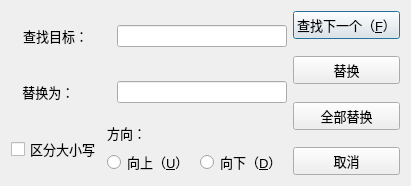
<?xml version="1.0" encoding="UTF-8"?>
<ui version="4.0">
 <class>ReplaceDialog</class>
 <widget class="QDialog" name="ReplaceDialog">
  <property name="geometry">
   <rect>
    <x>0</x>
    <y>0</y>
    <width>318</width>
    <height>168</height>
   </rect>
  </property>
  <property name="sizePolicy">
   <sizepolicy hsizetype="Preferred" vsizetype="Preferred">
    <horstretch>0</horstretch>
    <verstretch>0</verstretch>
   </sizepolicy>
  </property>
  <property name="windowTitle">
   <string>替换</string>
  </property>
  <layout class="QVBoxLayout" name="verticalLayout_4">
   <item>
    <layout class="QHBoxLayout" name="horizontalLayout_3">
     <item>
      <layout class="QVBoxLayout" name="verticalLayout_3">
       <item>
        <layout class="QHBoxLayout" name="horizontalLayout">
         <item>
          <widget class="QLabel" name="label">
           <property name="sizePolicy">
            <sizepolicy hsizetype="Fixed" vsizetype="Fixed">
             <horstretch>0</horstretch>
             <verstretch>0</verstretch>
            </sizepolicy>
           </property>
           <property name="minimumSize">
            <size>
             <width>100</width>
             <height>50</height>
            </size>
           </property>
           <property name="sizeIncrement">
            <size>
             <width>100</width>
             <height>50</height>
            </size>
           </property>
           <property name="font">
            <font>
             <pointsize>10</pointsize>
            </font>
           </property>
           <property name="text">
            <string>查找目标：   </string>
           </property>
           <property name="alignment">
            <set>Qt::AlignmentFlag::AlignCenter</set>
           </property>
          </widget>
         </item>
         <item>
          <widget class="QLineEdit" name="searchText"/>
         </item>
        </layout>
       </item>
       <item>
        <layout class="QHBoxLayout" name="horizontalLayout_4">
         <item>
          <widget class="QLabel" name="label_3">
           <property name="sizePolicy">
            <sizepolicy hsizetype="Fixed" vsizetype="Fixed">
             <horstretch>0</horstretch>
             <verstretch>0</verstretch>
            </sizepolicy>
           </property>
           <property name="minimumSize">
            <size>
             <width>100</width>
             <height>50</height>
            </size>
           </property>
           <property name="sizeIncrement">
            <size>
             <width>0</width>
             <height>0</height>
            </size>
           </property>
           <property name="font">
            <font>
             <pointsize>10</pointsize>
            </font>
           </property>
           <property name="text">
            <string>替换为：       </string>
           </property>
           <property name="alignment">
            <set>Qt::AlignmentFlag::AlignCenter</set>
           </property>
          </widget>
         </item>
         <item>
          <widget class="QLineEdit" name="targetText"/>
         </item>
        </layout>
       </item>
       <item>
        <layout class="QHBoxLayout" name="horizontalLayout_2">
         <item>
          <widget class="QCheckBox" name="cbCaseSensetive">
           <property name="sizePolicy">
            <sizepolicy hsizetype="Expanding" vsizetype="Expanding">
             <horstretch>0</horstretch>
             <verstretch>0</verstretch>
            </sizepolicy>
           </property>
           <property name="font">
            <font>
             <pointsize>10</pointsize>
            </font>
           </property>
           <property name="text">
            <string>区分大小写</string>
           </property>
          </widget>
         </item>
         <item>
          <layout class="QVBoxLayout" name="verticalLayout_2">
           <item>
            <widget class="QLabel" name="label_2">
             <property name="sizePolicy">
              <sizepolicy hsizetype="Expanding" vsizetype="Expanding">
               <horstretch>0</horstretch>
               <verstretch>0</verstretch>
              </sizepolicy>
             </property>
             <property name="font">
              <font>
               <pointsize>10</pointsize>
              </font>
             </property>
             <property name="text">
              <string>方向：</string>
             </property>
            </widget>
           </item>
           <item>
            <layout class="QHBoxLayout" name="_2">
             <item>
              <widget class="QRadioButton" name="rbUp">
               <property name="sizePolicy">
                <sizepolicy hsizetype="Expanding" vsizetype="Expanding">
                 <horstretch>0</horstretch>
                 <verstretch>0</verstretch>
                </sizepolicy>
               </property>
               <property name="font">
                <font>
                 <pointsize>10</pointsize>
                </font>
               </property>
               <property name="text">
                <string>向上（&amp;U）</string>
               </property>
              </widget>
             </item>
             <item>
              <widget class="QRadioButton" name="rbDown">
               <property name="sizePolicy">
                <sizepolicy hsizetype="Expanding" vsizetype="Expanding">
                 <horstretch>0</horstretch>
                 <verstretch>0</verstretch>
                </sizepolicy>
               </property>
               <property name="font">
                <font>
                 <pointsize>10</pointsize>
                </font>
               </property>
               <property name="text">
                <string>向下（&amp;D）</string>
               </property>
              </widget>
             </item>
            </layout>
           </item>
          </layout>
         </item>
        </layout>
       </item>
      </layout>
     </item>
     <item>
      <layout class="QVBoxLayout" name="verticalLayout">
       <item>
        <widget class="QPushButton" name="btFindNext">
         <property name="font">
          <font>
           <pointsize>10</pointsize>
          </font>
         </property>
         <property name="text">
          <string>查找下一个（&amp;F）</string>
         </property>
        </widget>
       </item>
       <item>
        <spacer name="verticalSpacer_3">
         <property name="orientation">
          <enum>Qt::Orientation::Vertical</enum>
         </property>
         <property name="sizeHint" stdset="0">
          <size>
           <width>20</width>
           <height>40</height>
          </size>
         </property>
        </spacer>
       </item>
       <item>
        <widget class="QPushButton" name="btReplace">
         <property name="sizePolicy">
          <sizepolicy hsizetype="Expanding" vsizetype="Expanding">
           <horstretch>0</horstretch>
           <verstretch>0</verstretch>
          </sizepolicy>
         </property>
         <property name="font">
          <font>
           <pointsize>10</pointsize>
          </font>
         </property>
         <property name="text">
          <string>替换</string>
         </property>
        </widget>
       </item>
       <item>
        <spacer name="verticalSpacer">
         <property name="orientation">
          <enum>Qt::Orientation::Vertical</enum>
         </property>
         <property name="sizeType">
          <enum>QSizePolicy::Policy::Expanding</enum>
         </property>
         <property name="sizeHint" stdset="0">
          <size>
           <width>20</width>
           <height>40</height>
          </size>
         </property>
        </spacer>
       </item>
       <item>
        <widget class="QPushButton" name="btAllReplace">
         <property name="font">
          <font>
           <pointsize>10</pointsize>
          </font>
         </property>
         <property name="text">
          <string>全部替换</string>
         </property>
        </widget>
       </item>
       <item>
        <spacer name="verticalSpacer_2">
         <property name="orientation">
          <enum>Qt::Orientation::Vertical</enum>
         </property>
         <property name="sizeHint" stdset="0">
          <size>
           <width>20</width>
           <height>40</height>
          </size>
         </property>
        </spacer>
       </item>
       <item>
        <widget class="QPushButton" name="btcancel">
         <property name="sizePolicy">
          <sizepolicy hsizetype="Expanding" vsizetype="Expanding">
           <horstretch>0</horstretch>
           <verstretch>0</verstretch>
          </sizepolicy>
         </property>
         <property name="font">
          <font>
           <pointsize>10</pointsize>
          </font>
         </property>
         <property name="text">
          <string>取消</string>
         </property>
        </widget>
       </item>
      </layout>
     </item>
    </layout>
   </item>
  </layout>
 </widget>
 <resources/>
 <connections/>
</ui>
